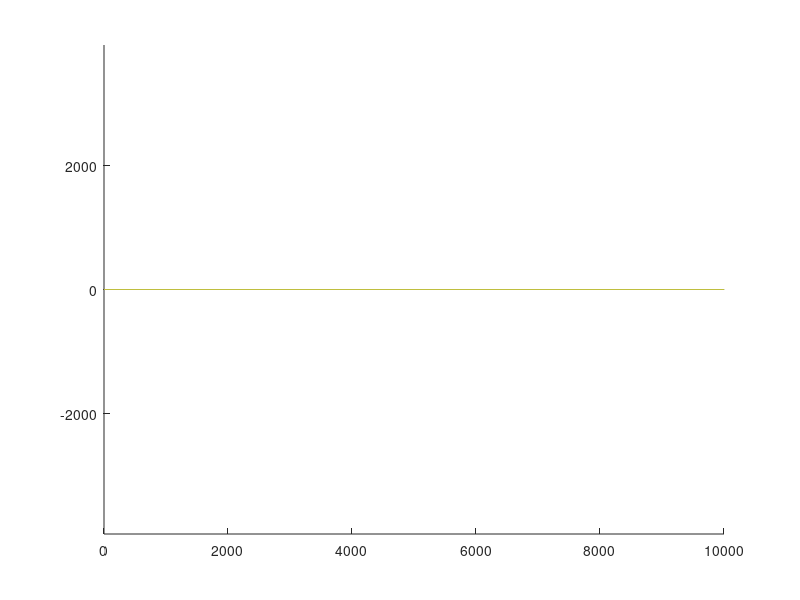

Source code (MATLAB):
% ITO - Lab 2
% Ex 1.
% Kacper Filipek 18.03.2022

clc; clear; close;

format long

angles = 0:0.1:10000;

sine_data = cos(angles) + i * sin(angles);
exp_data = exp(i * angles);

real_sine = real(sine_data);
real_exp = real(exp_data);

im_sine = imag(sine_data);
im_exp = imag(exp_data);

hold on
plot(angles, real_sine, "Color", "red");
plot(angles, real_exp, "Color", "blue");
axis equal

plot(angles, im_sine, "Color", "green");
plot(angles, im_exp, "Color", "#FFA500");

format long

real_errors = real_sine - real_exp
im_errors = im_sine - im_exp

max(real_errors)
max(im_errors)